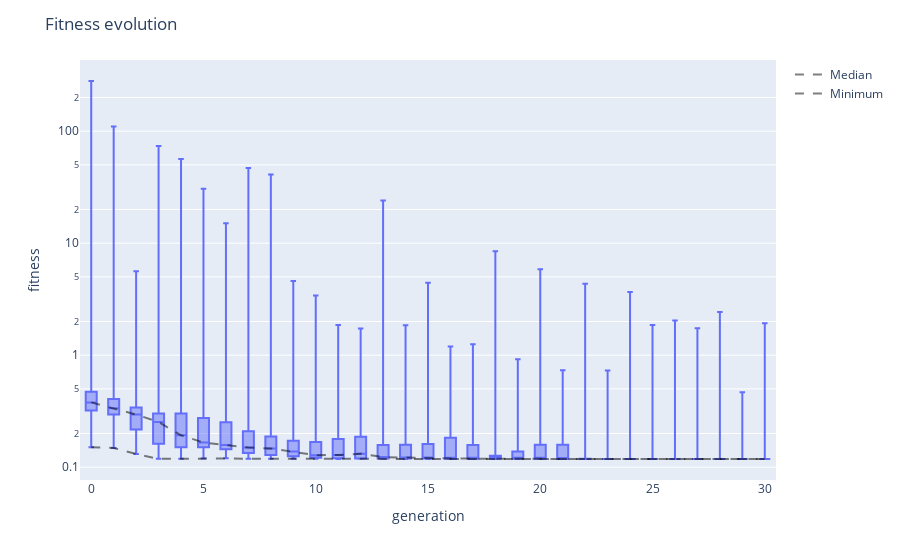

The code cell stored with this chart in its notebook:
### Code cell
viewer.fitness_evolution()

### Figure 1 — Plotly figure (JSON) as saved in the notebook; plotly's stock layout.template omitted (floating-point values rounded to 4 significant figures; data arrays with more than 128 entries replaced by an {"elided": "..."} marker saying what was removed)
{"data": [{"alignmentgroup": "True", "boxpoints": false, "hovertemplate": "generation=%{x}<br>fitness=%{y}<extra></extra>", "legendgroup": "", "marker": {"color": "#636efa"}, "name": "", "notched": false, "offsetgroup": "", "orientation": "v", "showlegend": false, "type": "box", "x": {"elided": "6063 int values"}, "x0": " ", "xaxis": "x", "y": {"elided": "6063 float values"}, "y0": " ", "yaxis": "y"}, {"line": {"color": "rgba(0,0,0,0.5)", "dash": "dash", "width": 2}, "mode": "lines", "name": "Median", "type": "scatter", "x": [0, 1, 2, 3, 4, 5, 6, 7, 8, 9, 10, 11, 12, 13, 14, 15, 16, 17, 18, 19, 20, 21, 22, 23, 24, 25, 26, 27, 28, 29, 30], "y": [0.3791, 0.3366, 0.2952, 0.2534, 0.1927, 0.1662, 0.1582, 0.15, 0.1468, 0.1381, 0.1282, 0.1283, 0.1321, 0.1231, 0.1213, 0.1203, 0.1197, 0.1193, 0.1188, 0.1188, 0.1188, 0.1187, 0.1184, 0.1184, 0.1184, 0.1184, 0.1184, 0.1184, 0.1184, 0.1184, 0.1184]}, {"line": {"color": "rgba(0,0,0,0.5)", "dash": "dash", "width": 2}, "mode": "lines", "name": "Minimum", "type": "scatter", "x": [0, 1, 2, 3, 4, 5, 6, 7, 8, 9, 10, 11, 12, 13, 14, 15, 16, 17, 18, 19, 20, 21, 22, 23, 24, 25, 26, 27, 28, 29, 30], "y": [0.1511, 0.1486, 0.1313, 0.1187, 0.1187, 0.1196, 0.1199, 0.1188, 0.1188, 0.1187, 0.1187, 0.1184, 0.1187, 0.1187, 0.1184, 0.1184, 0.1184, 0.1184, 0.1184, 0.1184, 0.1184, 0.1184, 0.1184, 0.1184, 0.1184, 0.1184, 0.1184, 0.1184, 0.1184, 0.1184, 0.1184]}], "layout": {"boxmode": "group", "legend": {"tracegroupgap": 0}, "margin": {"t": 60}, "title": {"text": "Fitness evolution"}, "xaxis": {"anchor": "y", "domain": [0, 1], "title": {"text": "generation"}}, "yaxis": {"anchor": "x", "domain": [0, 1], "title": {"text": "fitness"}, "type": "log"}}}
